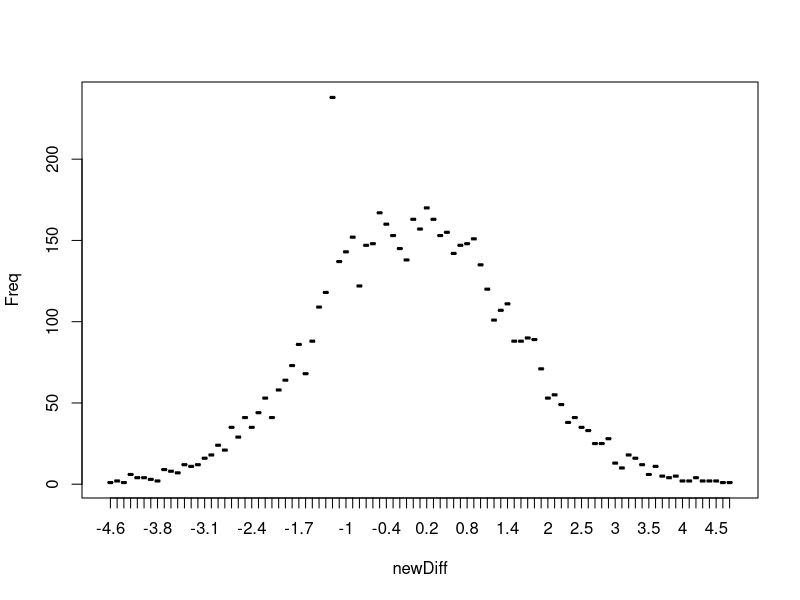

Write R code to recreate this figure.
a <- c(27,20,21,26,27,31,24,21,20,19,23,24,28,19,24,29,18,20,17,31,20,25,28,21,27)
b <- c(21,22,15,12,16,19,15,22,24,19,23,13,22,20,24,18,20)

twoSampleRandomPermutationTest  <- function(a,b,c){
  originalMeanDiff  <- mean(a) - mean(b)
  blender  <- c(a,b)
  numberOfIterations  <- c
  print (originalMeanDiff)
  newDiff <- c(1)
    for (i in 1:numberOfIterations)
      {
      blend  <- sample(blender, length(blender))
      diffRandom  <- NULL
      aRandom  <- blend[1:length(a)]
      bRandom  <- blend[length(a) + 1: length(b)]
      diffRandom[i]  <- mean(aRandom) - mean(bRandom)
      newDiff[i]  <- c(round(diffRandom[i],1))
      }
  x  <- as.data.frame(table(newDiff))
  plot(x)
  return(x)
}
twoSampleRandomPermutationTest(a,b,6000)




